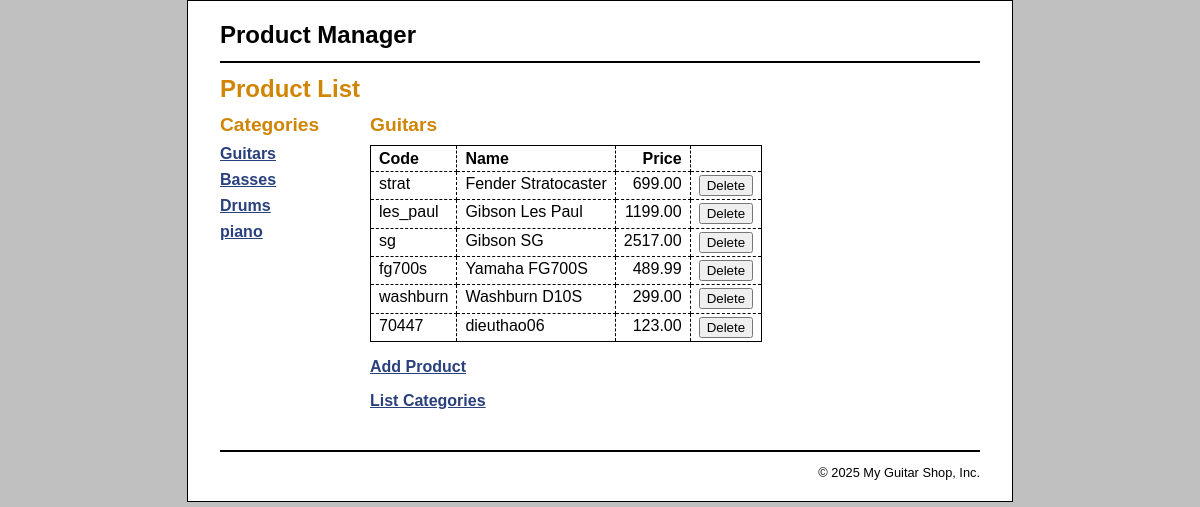
The page / on the database its author committed.
### tables this page shows
CREATE TABLE `categories` (
  `categoryID` int(11) NOT NULL,
  `categoryName` varchar(255) NOT NULL
);

CREATE TABLE `products` (
  `productID` int(11) NOT NULL,
  `categoryID` int(11) NOT NULL,
  `productCode` varchar(10) NOT NULL,
  `productName` varchar(255) NOT NULL,
  `listPrice` decimal(10,2) NOT NULL
);

### index.php (the view, shortened to what this page needs)
<?php
require_once('database.php');
if (!isset($category_id)) {
    $category_id = filter_input(INPUT_GET, 'category_id',
            FILTER_VALIDATE_INT);
    if ($category_id == NULL || $category_id == FALSE) {
        $category_id = 1;
    }
}
$queryCategory = 'SELECT * FROM categories
                  WHERE categoryID = :category_id';
$statement1 = $db->prepare($queryCategory);
$statement1->bindValue(':category_id', $category_id);
$statement1->execute();
$category = $statement1->fetch();
$category_name = $category['categoryName'];
$query = 'SELECT * FROM categories
                       ORDER BY categoryID';
$statement = $db->prepare($query);
$statement->execute();
$categories = $statement->fetchAll();
$queryProducts = 'SELECT * FROM products
                  WHERE categoryID = :category_id
                  ORDER BY productID';
$statement3 = $db->prepare($queryProducts);
$statement3->bindValue(':category_id', $category_id);
$statement3->execute();
$products = $statement3->fetchAll();
?>
<!DOCTYPE html>
<html>
<head>
    <link rel="stylesheet" type="text/css" href="main.css" />
</head>
<body>
<header><h1>Product Manager</h1></header>
<main>
    <h1>Product List</h1>
    <aside>
        <h2>Categories</h2>
        <nav>
        <ul>
            <?php foreach ($categories as $category) : ?>
            <li><a href=".?category_id=<?php echo $category['categoryID']; ?>">
                    <?php echo $category['categoryName']; ?>
                </a>
            </li>
            <?php endforeach; ?>
        </ul>
        </nav>
    </aside>
    <section>
        <h2><?php echo $category_name; ?></h2>
        <table>
            <tr>
                <th>Code</th>
                <th>Name</th>
                <th class="right">Price</th>
                <th>&nbsp;</th>
            </tr>
            <?php foreach ($products as $product) : ?>
            <tr>
                <td><?php echo $product['productCode']; ?></td>
                <td><?php echo $product['productName']; ?></td>
                <td class="right"><?php echo $product['listPrice']; ?></td>
                <td><form action="delete_product.php" method="post">
                    <input type="submit" value="Delete">
                </form></td>
            </tr>
            <?php endforeach; ?>
        </table>
        <p><a href="add_product_form.php">Add Product</a></p>
        <p><a href="category_list.php">List Categories</a></p>
    </section>
</main>
<footer>
    <p>&copy; <?php echo date("Y"); ?> My Guitar Shop, Inc.</p>
</footer>
</body>
</html>

### main.css (style rules this page uses)
html { background-color: rgb(192, 192, 192); }
body { margin-top: 0; font-family: Arial, Helvetica, sans-serif; width: 760px; margin: 0 auto; background-color: white; border: 1px solid black; padding: .5em 2em; }
header { margin: 0; border-bottom: 2px solid black; }
header h1 { margin: 0; padding: .5em 0; color: black; }
main { margin: 0; }
aside { float: left; width: 150px; }
nav ul { list-style-type: none; margin-left: 0; padding-left: 0; }
nav ul li { padding-bottom: 0.5em; }
section { float: left; width: 500px; padding-bottom: 1.5em; }
footer { clear: both; margin-top: 1em; border-top: 2px solid black; }
footer p { text-align: right; font-size: 80%; margin: 1em 0; }
h1 { font-size: 150%; margin: 0; padding: .5em 0 .25em; }
h2 { font-size: 120%; margin: 0; padding: .25em 0 .5em; }
h1, h2 { color: rgb(208, 133, 4); }
ul { margin: 0 0 1em 0; padding: 0 0 0 2.5em; }
li { margin: 0; padding: 0; }
a { color: rgb(41, 64, 124); font-weight: bold; }
table { border: 1px solid black; border-collapse: collapse; }
td, th { border: 1px dashed black; padding: .2em .5em .2em .5em; vertical-align: top; text-align: left; }
form { margin: 0; }
.right { text-align: right; }

### rows shown on the page
categories: categoryName "Guitars"
categories: categoryName "Basses"
categories: categoryName "Drums"
categories: categoryName "piano"
products: productCode "strat", productName "Fender Stratocaster", listPrice "699.00"
products: productCode "les_paul", productName "Gibson Les Paul", listPrice "1199.00"
products: productCode "sg", productName "Gibson SG", listPrice "2517.00"
products: productCode "fg700s", productName "Yamaha FG700S", listPrice "489.99"
products: productCode "washburn", productName "Washburn D10S", listPrice "299.00"
products: productCode "70447", productName "dieuthao06", listPrice "123.00"
